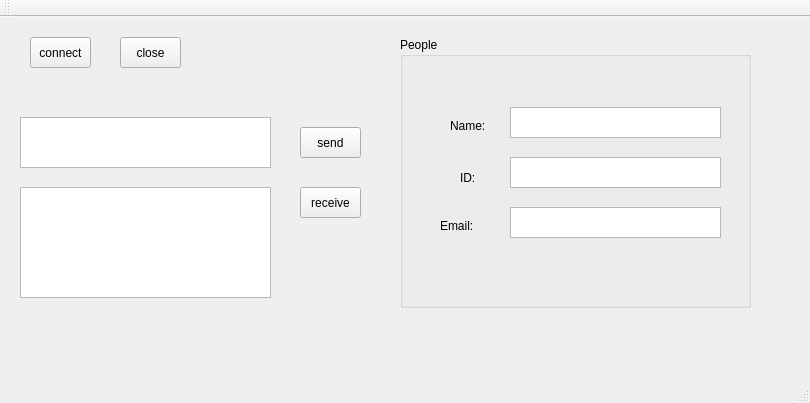
<?xml version="1.0" encoding="UTF-8"?>
<ui version="4.0">
 <class>MainWindow</class>
 <widget class="QMainWindow" name="MainWindow">
  <property name="geometry">
   <rect>
    <x>0</x>
    <y>0</y>
    <width>810</width>
    <height>403</height>
   </rect>
  </property>
  <property name="windowTitle">
   <string>MainWindow</string>
  </property>
  <widget class="QWidget" name="centralWidget">
   <widget class="QPushButton" name="pushButton">
    <property name="geometry">
     <rect>
      <x>30</x>
      <y>20</y>
      <width>61</width>
      <height>31</height>
     </rect>
    </property>
    <property name="text">
     <string>connect</string>
    </property>
   </widget>
   <widget class="QPushButton" name="pushButton_2">
    <property name="geometry">
     <rect>
      <x>300</x>
      <y>110</y>
      <width>61</width>
      <height>31</height>
     </rect>
    </property>
    <property name="text">
     <string>send</string>
    </property>
   </widget>
   <widget class="QPushButton" name="pushButton_3">
    <property name="geometry">
     <rect>
      <x>120</x>
      <y>20</y>
      <width>61</width>
      <height>31</height>
     </rect>
    </property>
    <property name="text">
     <string>close</string>
    </property>
   </widget>
   <widget class="QTextEdit" name="textEdit">
    <property name="geometry">
     <rect>
      <x>20</x>
      <y>100</y>
      <width>251</width>
      <height>51</height>
     </rect>
    </property>
   </widget>
   <widget class="QTextEdit" name="textEdit_2">
    <property name="geometry">
     <rect>
      <x>20</x>
      <y>170</y>
      <width>251</width>
      <height>111</height>
     </rect>
    </property>
   </widget>
   <widget class="QLabel" name="label_2">
    <property name="geometry">
     <rect>
      <x>450</x>
      <y>100</y>
      <width>51</width>
      <height>17</height>
     </rect>
    </property>
    <property name="text">
     <string>Name:</string>
    </property>
   </widget>
   <widget class="QLabel" name="label_3">
    <property name="geometry">
     <rect>
      <x>460</x>
      <y>150</y>
      <width>21</width>
      <height>21</height>
     </rect>
    </property>
    <property name="text">
     <string>ID:</string>
    </property>
   </widget>
   <widget class="QLabel" name="label_4">
    <property name="geometry">
     <rect>
      <x>440</x>
      <y>200</y>
      <width>67</width>
      <height>17</height>
     </rect>
    </property>
    <property name="text">
     <string>Email:</string>
    </property>
   </widget>
   <widget class="QTextEdit" name="textEdit_3">
    <property name="geometry">
     <rect>
      <x>510</x>
      <y>90</y>
      <width>211</width>
      <height>31</height>
     </rect>
    </property>
   </widget>
   <widget class="QGroupBox" name="groupBox">
    <property name="geometry">
     <rect>
      <x>400</x>
      <y>20</y>
      <width>351</width>
      <height>271</height>
     </rect>
    </property>
    <property name="title">
     <string>People</string>
    </property>
    <widget class="QTextEdit" name="textEdit_4">
     <property name="geometry">
      <rect>
       <x>110</x>
       <y>120</y>
       <width>211</width>
       <height>31</height>
      </rect>
     </property>
    </widget>
    <widget class="QTextEdit" name="textEdit_5">
     <property name="geometry">
      <rect>
       <x>110</x>
       <y>170</y>
       <width>211</width>
       <height>31</height>
      </rect>
     </property>
    </widget>
   </widget>
   <widget class="QPushButton" name="pushButton_4">
    <property name="geometry">
     <rect>
      <x>300</x>
      <y>170</y>
      <width>61</width>
      <height>31</height>
     </rect>
    </property>
    <property name="text">
     <string>receive</string>
    </property>
   </widget>
   <zorder>groupBox</zorder>
   <zorder>pushButton</zorder>
   <zorder>pushButton_2</zorder>
   <zorder>pushButton_3</zorder>
   <zorder>textEdit</zorder>
   <zorder>textEdit_2</zorder>
   <zorder>label_2</zorder>
   <zorder>label_3</zorder>
   <zorder>label_4</zorder>
   <zorder>textEdit_3</zorder>
   <zorder>pushButton_4</zorder>
  </widget>
  <widget class="QMenuBar" name="menuBar">
   <property name="geometry">
    <rect>
     <x>0</x>
     <y>0</y>
     <width>810</width>
     <height>22</height>
    </rect>
   </property>
  </widget>
  <widget class="QToolBar" name="mainToolBar">
   <attribute name="toolBarArea">
    <enum>TopToolBarArea</enum>
   </attribute>
   <attribute name="toolBarBreak">
    <bool>false</bool>
   </attribute>
  </widget>
  <widget class="QStatusBar" name="statusBar"/>
 </widget>
 <layoutdefault spacing="6" margin="11"/>
 <resources/>
 <connections/>
</ui>
